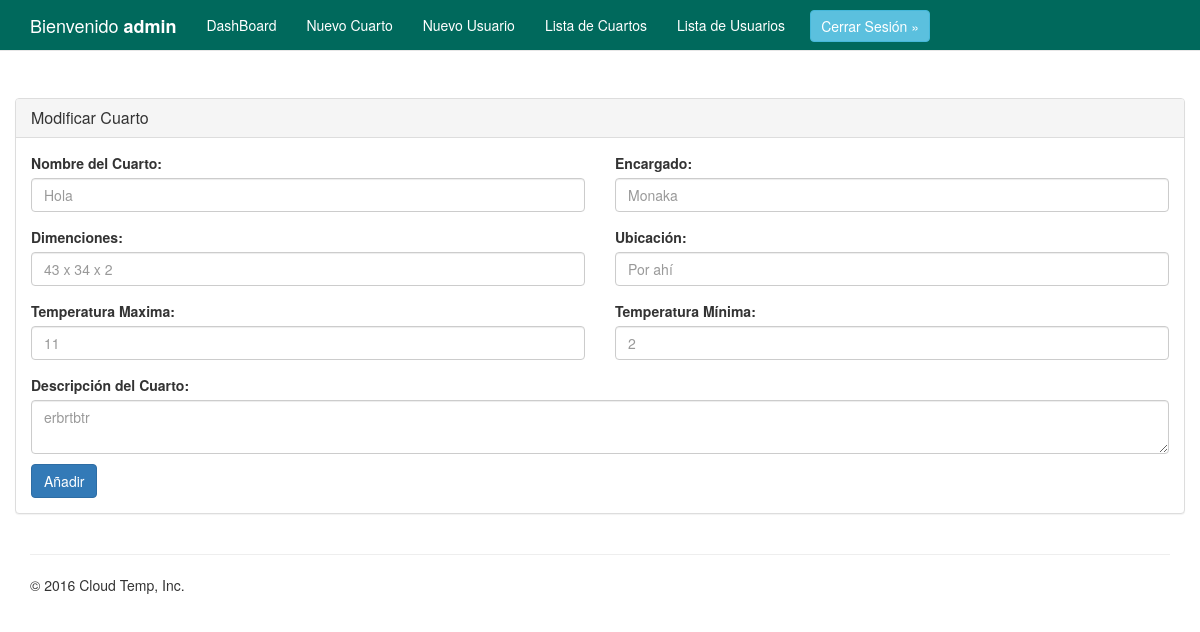
The page /modificar-cuarto.php?id=3 (signed in) on the database its author committed.
### tables this page shows
CREATE TABLE IF NOT EXISTS `cuartos` (
  `id` int(11) NOT NULL AUTO_INCREMENT,
  `nombre` varchar(60) NOT NULL,
  `encargado` varchar(200) NOT NULL,
  `dimenciones` varchar(50) NOT NULL,
  `ubicacion` varchar(200) NOT NULL,
  `tempmaxima` int(11) NOT NULL,
  `tempminima` int(11) NOT NULL,
  `descripcion` varchar(300) NOT NULL,
  PRIMARY KEY (`id`)
);

### web/modificar-cuarto.php (the view, shortened to what this page needs)
<?php
if(isset($_SESSION['usuario'])){
?>
<!DOCTYPE html>
<html lang="es">
  <head>
    <link href="../assets/css/bootstrap.css" rel="stylesheet">
    <link href="../assets/css/custom.css" rel="stylesheet">
    <link href="../assets/css/bugi10.css" rel="stylesheet">
    <link href="../assets/css/index.css" rel="stylesheet">
  </head>
  <body>
    <nav class="navbar navbar-default navbar-fixed-top">
      <div class="container">
          <div class="collapse navbar-collapse" id="bs-example-navbar-collapse-1">
            <ul class="nav navbar-nav">
              <a class="navbar-brand user" href="#">Bienvenido <strong><?php echo $_SESSION['usuario']?></strong></a>
              <li role="presentation" class="botones"><a href="../web/index.php">DashBoard</a></li>
              <li role="presentation" class="botones"><a href="../web/nuevo-cuarto.php">Nuevo Cuarto</a></li>
              <li role="presentation" class="botones"><a href="../web/registro.php">Nuevo Usuario</a></li>
              <li role="presentation" class="botones"><a href="../web/lista-cuartos.php">Lista de Cuartos</a></li>
              <li role="presentation" class="botones"><a href="../web/lista-usuarios.php">Lista de Usuarios</a></li>
              <a class="btn-cerrar btn btn-info" href="../accion/accion_logout.php" role="button">Cerrar Sesión &raquo;</a>
            </ul>
          </div>
      </div>
    </nav>
    <?php
      $id = $_GET['id'];
      $query = "SELECT nombre, encargado, dimenciones, ubicacion, tempmaxima, tempminima, descripcion FROM cuartos WHERE id = '$id'";
      $resul = mysql_query($query);
      $row=mysql_fetch_array($resul);
    ?>
    <div class="container contenedor">
      <div class="row">
        <div class="panel panel-default">
          <div class="panel-heading">
            <h3 class="panel-title">Modificar Cuarto</h3>
          </div>
          <div class="panel-body">
            <form method="post" action="../accion/accion_mod_usuario.php">
              <div class="row">
                <div class="col-md-6">
                  <div class="form-group">
                    <label for="NombreCuarto">Nombre del Cuarto:</label>
                    <input type="text" name="nombre" placeholder="<?php echo $row ['nombre']; ?>" class="form-control" id="NombreCuarto" required autofocus>
                  </div>
                </div>
                <div class="col-md-6">
                  <div class="form-group">
                    <label for="Encargado">Encargado:</label>
                    <input type="text" name="encargado" placeholder="<?php echo $row ['encargado']; ?>" class="form-control" id="Encargado" required>
                  </div>
                </div>
              </div>
              <div class="row">
                <div class="col-md-6">
                  <div class="form-group">
                    <label for="Dimenciones">Dimenciones:</label>
                    <input type="text" name="dimenciones" placeholder="<?php echo $row ['dimenciones']; ?>" class="form-control" id="Dimenciones" required>
                  </div>
                </div>
                <div class="col-md-6">
                  <div class="form-group">
                    <label for="Ubicacion">Ubicación:</label>
                    <input type="text" name="ubicacion" placeholder="<?php echo $row ['ubicacion']; ?>" class="form-control" id="Ubicacion" required>
                  </div>
                </div>
              </div>
              <div class="row">
                <div class="col-md-6">
                  <div class="form-group">
                    <label for="TempMaxima">Temperatura Maxima:</label>
                    <input type="text" name="tempmaxima" placeholder="<?php echo $row ['tempmaxima']; ?>" class="form-control" id="TempMaxima" required>
                  </div>
                </div>
                <div class="col-md-6">
                  <div class="form-group">
                    <label for="TempMinima">Temperatura Mínima:</label>
                    <input type="text" name="tempminima" placeholder="<?php echo $row ['tempminima']; ?>" class="form-control" id="TempMinima" required>
                  </div>
                </div>
              </div>
              <div class="row">
                <div class="col-md-12">
                  <label for="Descripcion">Descripción del Cuarto:</label>
                  <textarea class="form-control" name="descripcion" placeholder="<?php echo $row ['descripcion']; ?>" id ="Descripcion"></textarea>
                  <button type="submit" name="enviar" class="submit btn btn-primary">Añadir</button>
                </div>
              </div>
            </form>
          </div>
        </div>
      </div>
      <hr>
    <footer>
      <p>&copy; 2016 Cloud Temp, Inc.</p>
    </footer>
    </div>
  </body>
</html>
<?php
    }
?>

### assets/css/custom.css (style rules this page uses)
.btn-cerrar { float: right; padding: 5px 10px; margin-top: 10px; margin-bottom: 6px; margin-left: 10px; }
.contenedor { margin-top: 4%; }
.botones { margin-top: 5px; }
.navbar-default { background-color: #00695C; }
.navbar-brand { color: white; }
.submit { margin-top: 10px; }
.navbar-default .navbar-nav > li > a { color: #fff; }
.navbar-nav > li > a { border-radius: 4px; }

### assets/css/index.css (style rules this page uses)
body { padding-top: 50px; padding-bottom: 20px; }

### rows shown on the page
cuartos: nombre "Hola", encargado "Monaka", dimenciones "43 x 34 x 2", ubicacion "Por ahí", tempmaxima "11", tempminima "2", descripcion "erbrtbtr"

### other values the page prints
$_SESSION['usuario'] "admin"
